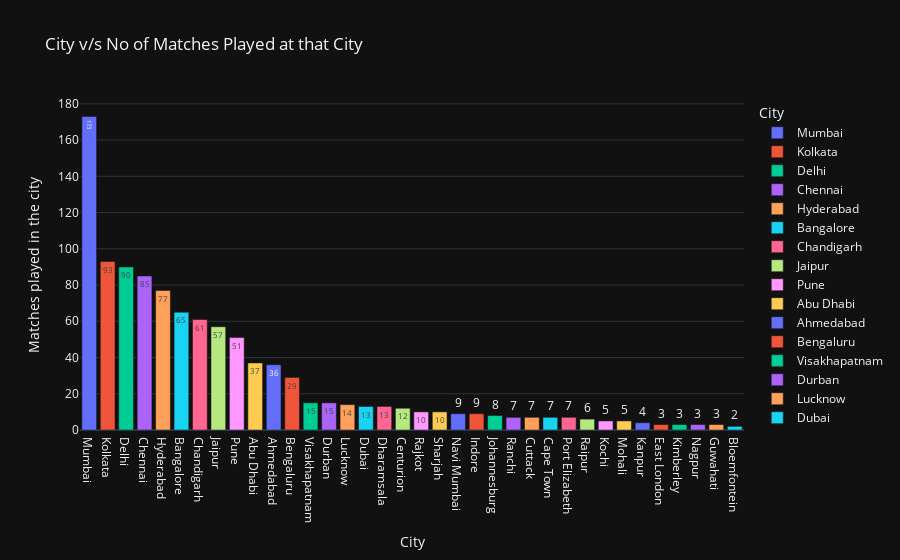

Notebook code for this chart:
### Code cell
# Count matches per city
#plotly
x=clean_data1['city'].value_counts().index
y=clean_data1['city'].value_counts().values

city_data = pd.DataFrame({'City':x,
                  'Matches played in the city' :y })
fig = px.bar(city_data,
             x='City',
             y='Matches played in the city',
             color='City',
             text='Matches played in the city',
             title='City v/s No of Matches Played at that City'
            )
fig.show()

### Figure 1 — Plotly figure (JSON) as saved in the notebook; plotly's stock layout.template omitted (floating-point values rounded to 4 significant figures)
{"data": [{"hovertemplate": "City=%{x}<br>Matches played in the city=%{text}<extra></extra>", "legendgroup": "Mumbai", "marker": {"color": "#636efa", "pattern": {"shape": ""}}, "name": "Mumbai", "orientation": "v", "showlegend": true, "text": [173.0], "textposition": "auto", "x": ["Mumbai"], "xaxis": "x", "y": [173], "yaxis": "y", "type": "bar"}, {"hovertemplate": "City=%{x}<br>Matches played in the city=%{text}<extra></extra>", "legendgroup": "Kolkata", "marker": {"color": "#EF553B", "pattern": {"shape": ""}}, "name": "Kolkata", "orientation": "v", "showlegend": true, "text": [93.0], "textposition": "auto", "x": ["Kolkata"], "xaxis": "x", "y": [93], "yaxis": "y", "type": "bar"}, {"hovertemplate": "City=%{x}<br>Matches played in the city=%{text}<extra></extra>", "legendgroup": "Delhi", "marker": {"color": "#00cc96", "pattern": {"shape": ""}}, "name": "Delhi", "orientation": "v", "showlegend": true, "text": [90.0], "textposition": "auto", "x": ["Delhi"], "xaxis": "x", "y": [90], "yaxis": "y", "type": "bar"}, {"hovertemplate": "City=%{x}<br>Matches played in the city=%{text}<extra></extra>", "legendgroup": "Chennai", "marker": {"color": "#ab63fa", "pattern": {"shape": ""}}, "name": "Chennai", "orientation": "v", "showlegend": true, "text": [85.0], "textposition": "auto", "x": ["Chennai"], "xaxis": "x", "y": [85], "yaxis": "y", "type": "bar"}, {"hovertemplate": "City=%{x}<br>Matches played in the city=%{text}<extra></extra>", "legendgroup": "Hyderabad", "marker": {"color": "#FFA15A", "pattern": {"shape": ""}}, "name": "Hyderabad", "orientation": "v", "showlegend": true, "text": [77.0], "textposition": "auto", "x": ["Hyderabad"], "xaxis": "x", "y": [77], "yaxis": "y", "type": "bar"}, {"hovertemplate": "City=%{x}<br>Matches played in the city=%{text}<extra></extra>", "legendgroup": "Bangalore", "marker": {"color": "#19d3f3", "pattern": {"shape": ""}}, "name": "Bangalore", "orientation": "v", "showlegend": true, "text": [65.0], "textposition": "auto", "x": ["Bangalore"], "xaxis": "x", "y": [65], "yaxis": "y", "type": "bar"}, {"hovertemplate": "City=%{x}<br>Matches played in the city=%{text}<extra></extra>", "legendgroup": "Chandigarh", "marker": {"color": "#FF6692", "pattern": {"shape": ""}}, "name": "Chandigarh", "orientation": "v", "showlegend": true, "text": [61.0], "textposition": "auto", "x": ["Chandigarh"], "xaxis": "x", "y": [61], "yaxis": "y", "type": "bar"}, {"hovertemplate": "City=%{x}<br>Matches played in the city=%{text}<extra></extra>", "legendgroup": "Jaipur", "marker": {"color": "#B6E880", "pattern": {"shape": ""}}, "name": "Jaipur", "orientation": "v", "showlegend": true, "text": [57.0], "textposition": "auto", "x": ["Jaipur"], "xaxis": "x", "y": [57], "yaxis": "y", "type": "bar"}, {"hovertemplate": "City=%{x}<br>Matches played in the city=%{text}<extra></extra>", "legendgroup": "Pune", "marker": {"color": "#FF97FF", "pattern": {"shape": ""}}, "name": "Pune", "orientation": "v", "showlegend": true, "text": [51.0], "textposition": "auto", "x": ["Pune"], "xaxis": "x", "y": [51], "yaxis": "y", "type": "bar"}, {"hovertemplate": "City=%{x}<br>Matches played in the city=%{text}<extra></extra>", "legendgroup": "Abu Dhabi", "marker": {"color": "#FECB52", "pattern": {"shape": ""}}, "name": "Abu Dhabi", "orientation": "v", "showlegend": true, "text": [37.0], "textposition": "auto", "x": ["Abu Dhabi"], "xaxis": "x", "y": [37], "yaxis": "y", "type": "bar"}, {"hovertemplate": "City=%{x}<br>Matches played in the city=%{text}<extra></extra>", "legendgroup": "Ahmedabad", "marker": {"color": "#636efa", "pattern": {"shape": ""}}, "name": "Ahmedabad", "orientation": "v", "showlegend": true, "text": [36.0], "textposition": "auto", "x": ["Ahmedabad"], "xaxis": "x", "y": [36], "yaxis": "y", "type": "bar"}, {"hovertemplate": "City=%{x}<br>Matches played in the city=%{text}<extra></extra>", "legendgroup": "Bengaluru", "marker": {"color": "#EF553B", "pattern": {"shape": ""}}, "name": "Bengaluru", "orientation": "v", "showlegend": true, "text": [29.0], "textposition": "auto", "x": ["Bengaluru"], "xaxis": "x", "y": [29], "yaxis": "y", "type": "bar"}, {"hovertemplate": "City=%{x}<br>Matches played in the city=%{text}<extra></extra>", "legendgroup": "Visakhapatnam", "marker": {"color": "#00cc96", "pattern": {"shape": ""}}, "name": "Visakhapatnam", "orientation": "v", "showlegend": true, "text": [15.0], "textposition": "auto", "x": ["Visakhapatnam"], "xaxis": "x", "y": [15], "yaxis": "y", "type": "bar"}, {"hovertemplate": "City=%{x}<br>Matches played in the city=%{text}<extra></extra>", "legendgroup": "Durban", "marker": {"color": "#ab63fa", "pattern": {"shape": ""}}, "name": "Durban", "orientation": "v", "showlegend": true, "text": [15.0], "textposition": "auto", "x": ["Durban"], "xaxis": "x", "y": [15], "yaxis": "y", "type": "bar"}, {"hovertemplate": "City=%{x}<br>Matches played in the city=%{text}<extra></extra>", "legendgroup": "Lucknow", "marker": {"color": "#FFA15A", "pattern": {"shape": ""}}, "name": "Lucknow", "orientation": "v", "showlegend": true, "text": [14.0], "textposition": "auto", "x": ["Lucknow"], "xaxis": "x", "y": [14], "yaxis": "y", "type": "bar"}, {"hovertemplate": "City=%{x}<br>Matches played in the city=%{text}<extra></extra>", "legendgroup": "Dubai", "marker": {"color": "#19d3f3", "pattern": {"shape": ""}}, "name": "Dubai", "orientation": "v", "showlegend": true, "text": [13.0], "textposition": "auto", "x": ["Dubai"], "xaxis": "x", "y": [13], "yaxis": "y", "type": "bar"}, {"hovertemplate": "City=%{x}<br>Matches played in the city=%{text}<extra></extra>", "legendgroup": "Dharamsala", "marker": {"color": "#FF6692", "pattern": {"shape": ""}}, "name": "Dharamsala", "orientation": "v", "showlegend": true, "text": [13.0], "textposition": "auto", "x": ["Dharamsala"], "xaxis": "x", "y": [13], "yaxis": "y", "type": "bar"}, {"hovertemplate": "City=%{x}<br>Matches played in the city=%{text}<extra></extra>", "legendgroup": "Centurion", "marker": {"color": "#B6E880", "pattern": {"shape": ""}}, "name": "Centurion", "orientation": "v", "showlegend": true, "text": [12.0], "textposition": "auto", "x": ["Centurion"], "xaxis": "x", "y": [12], "yaxis": "y", "type": "bar"}, {"hovertemplate": "City=%{x}<br>Matches played in the city=%{text}<extra></extra>", "legendgroup": "Rajkot", "marker": {"color": "#FF97FF", "pattern": {"shape": ""}}, "name": "Rajkot", "orientation": "v", "showlegend": true, "text": [10.0], "textposition": "auto", "x": ["Rajkot"], "xaxis": "x", "y": [10], "yaxis": "y", "type": "bar"}, {"hovertemplate": "City=%{x}<br>Matches played in the city=%{text}<extra></extra>", "legendgroup": "Sharjah", "marker": {"color": "#FECB52", "pattern": {"shape": ""}}, "name": "Sharjah", "orientation": "v", "showlegend": true, "text": [10.0], "textposition": "auto", "x": ["Sharjah"], "xaxis": "x", "y": [10], "yaxis": "y", "type": "bar"}, {"hovertemplate": "City=%{x}<br>Matches played in the city=%{text}<extra></extra>", "legendgroup": "Navi Mumbai", "marker": {"color": "#636efa", "pattern": {"shape": ""}}, "name": "Navi Mumbai", "orientation": "v", "showlegend": true, "text": [9.0], "textposition": "auto", "x": ["Navi Mumbai"], "xaxis": "x", "y": [9], "yaxis": "y", "type": "bar"}, {"hovertemplate": "City=%{x}<br>Matches played in the city=%{text}<extra></extra>", "legendgroup": "Indore", "marker": {"color": "#EF553B", "pattern": {"shape": ""}}, "name": "Indore", "orientation": "v", "showlegend": true, "text": [9.0], "textposition": "auto", "x": ["Indore"], "xaxis": "x", "y": [9], "yaxis": "y", "type": "bar"}, {"hovertemplate": "City=%{x}<br>Matches played in the city=%{text}<extra></extra>", "legendgroup": "Johannesburg", "marker": {"color": "#00cc96", "pattern": {"shape": ""}}, "name": "Johannesburg", "orientation": "v", "showlegend": true, "text": [8.0], "textposition": "auto", "x": ["Johannesburg"], "xaxis": "x", "y": [8], "yaxis": "y", "type": "bar"}, {"hovertemplate": "City=%{x}<br>Matches played in the city=%{text}<extra></extra>", "legendgroup": "Ranchi", "marker": {"color": "#ab63fa", "pattern": {"shape": ""}}, "name": "Ranchi", "orientation": "v", "showlegend": true, "text": [7.0], "textposition": "auto", "x": ["Ranchi"], "xaxis": "x", "y": [7], "yaxis": "y", "type": "bar"}, {"hovertemplate": "City=%{x}<br>Matches played in the city=%{text}<extra></extra>", "legendgroup": "Cuttack", "marker": {"color": "#FFA15A", "pattern": {"shape": ""}}, "name": "Cuttack", "orientation": "v", "showlegend": true, "text": [7.0], "textposition": "auto", "x": ["Cuttack"], "xaxis": "x", "y": [7], "yaxis": "y", "type": "bar"}, {"hovertemplate": "City=%{x}<br>Matches played in the city=%{text}<extra></extra>", "legendgroup": "Cape Town", "marker": {"color": "#19d3f3", "pattern": {"shape": ""}}, "name": "Cape Town", "orientation": "v", "showlegend": true, "text": [7.0], "textposition": "auto", "x": ["Cape Town"], "xaxis": "x", "y": [7], "yaxis": "y", "type": "bar"}, {"hovertemplate": "City=%{x}<br>Matches played in the city=%{text}<extra></extra>", "legendgroup": "Port Elizabeth", "marker": {"color": "#FF6692", "pattern": {"shape": ""}}, "name": "Port Elizabeth", "orientation": "v", "showlegend": true, "text": [7.0], "textposition": "auto", "x": ["Port Elizabeth"], "xaxis": "x", "y": [7], "yaxis": "y", "type": "bar"}, {"hovertemplate": "City=%{x}<br>Matches played in the city=%{text}<extra></extra>", "legendgroup": "Raipur", "marker": {"color": "#B6E880", "pattern": {"shape": ""}}, "name": "Raipur", "orientation": "v", "showlegend": true, "text": [6.0], "textposition": "auto", "x": ["Raipur"], "xaxis": "x", "y": [6], "yaxis": "y", "type": "bar"}, {"hovertemplate": "City=%{x}<br>Matches played in the city=%{text}<extra></extra>", "legendgroup": "Kochi", "marker": {"color": "#FF97FF", "pattern": {"shape": ""}}, "name": "Kochi", "orientation": "v", "showlegend": true, "text": [5.0], "textposition": "auto", "x": ["Kochi"], "xaxis": "x", "y": [5], "yaxis": "y", "type": "bar"}, {"hovertemplate": "City=%{x}<br>Matches played in the city=%{text}<extra></extra>", "legendgroup": "Mohali", "marker": {"color": "#FECB52", "pattern": {"shape": ""}}, "name": "Mohali", "orientation": "v", "showlegend": true, "text": [5.0], "textposition": "auto", "x": ["Mohali"], "xaxis": "x", "y": [5], "yaxis": "y", "type": "bar"}, {"hovertemplate": "City=%{x}<br>Matches played in the city=%{text}<extra></extra>", "legendgroup": "Kanpur", "marker": {"color": "#636efa", "pattern": {"shape": ""}}, "name": "Kanpur", "orientation": "v", "showlegend": true, "text": [4.0], "textposition": "auto", "x": ["Kanpur"], "xaxis": "x", "y": [4], "yaxis": "y", "type": "bar"}, {"hovertemplate": "City=%{x}<br>Matches played in the city=%{text}<extra></extra>", "legendgroup": "East London", "marker": {"color": "#EF553B", "pattern": {"shape": ""}}, "name": "East London", "orientation": "v", "showlegend": true, "text": [3.0], "textposition": "auto", "x": ["East London"], "xaxis": "x", "y": [3], "yaxis": "y", "type": "bar"}, {"hovertemplate": "City=%{x}<br>Matches played in the city=%{text}<extra></extra>", "legendgroup": "Kimberley", "marker": {"color": "#00cc96", "pattern": {"shape": ""}}, "name": "Kimberley", "orientation": "v", "showlegend": true, "text": [3.0], "textposition": "auto", "x": ["Kimberley"], "xaxis": "x", "y": [3], "yaxis": "y", "type": "bar"}, {"hovertemplate": "City=%{x}<br>Matches played in the city=%{text}<extra></extra>", "legendgroup": "Nagpur", "marker": {"color": "#ab63fa", "pattern": {"shape": ""}}, "name": "Nagpur", "orientation": "v", "showlegend": true, "text": [3.0], "textposition": "auto", "x": ["Nagpur"], "xaxis": "x", "y": [3], "yaxis": "y", "type": "bar"}, {"hovertemplate": "City=%{x}<br>Matches played in the city=%{text}<extra></extra>", "legendgroup": "Guwahati", "marker": {"color": "#FFA15A", "pattern": {"shape": ""}}, "name": "Guwahati", "orientation": "v", "showlegend": true, "text": [3.0], "textposition": "auto", "x": ["Guwahati"], "xaxis": "x", "y": [3], "yaxis": "y", "type": "bar"}, {"hovertemplate": "City=%{x}<br>Matches played in the city=%{text}<extra></extra>", "legendgroup": "Bloemfontein", "marker": {"color": "#19d3f3", "pattern": {"shape": ""}}, "name": "Bloemfontein", "orientation": "v", "showlegend": true, "text": [2.0], "textposition": "auto", "x": ["Bloemfontein"], "xaxis": "x", "y": [2], "yaxis": "y", "type": "bar"}], "layout": {"xaxis": {"anchor": "y", "domain": [0.0, 1.0], "title": {"text": "City"}, "categoryorder": "array", "categoryarray": ["Mumbai", "Kolkata", "Delhi", "Chennai", "Hyderabad", "Bangalore", "Chandigarh", "Jaipur", "Pune", "Abu Dhabi", "Ahmedabad", "Bengaluru", "Visakhapatnam", "Durban", "Lucknow", "Dubai", "Dharamsala", "Centurion", "Rajkot", "Sharjah", "Navi Mumbai", "Indore", "Johannesburg", "Ranchi", "Cuttack", "Cape Town", "Port Elizabeth", "Raipur", "Kochi", "Mohali", "Kanpur", "East London", "Kimberley", "Nagpur", "Guwahati", "Bloemfontein"]}, "yaxis": {"anchor": "x", "domain": [0.0, 1.0], "title": {"text": "Matches played in the city"}}, "legend": {"title": {"text": "City"}, "tracegroupgap": 0}, "title": {"text": "City v/s No of Matches Played at that City"}, "barmode": "relative"}}
